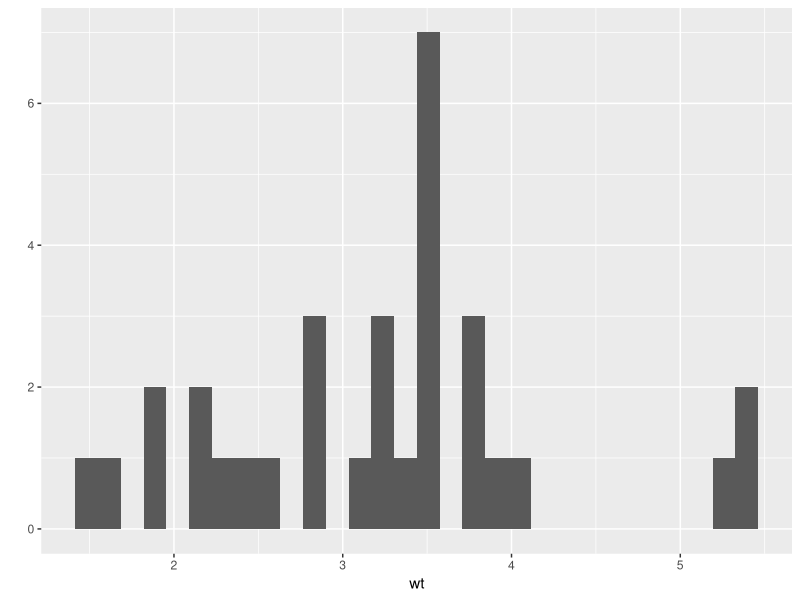
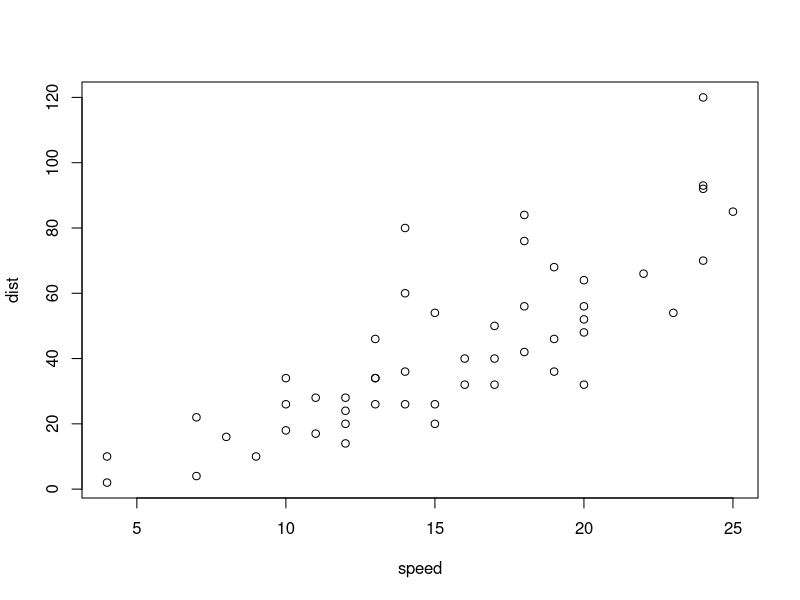

Write R code to recreate these figures, in order.
## ---- chunk 1
# zum Beispiel
?row.names
## ---- chunk 2
# zeigt alle Observations an
row.names(mtcars)
## ---- chunk 3
# Gibt die Werte der Variable mpg des Datenframes mtcars aus. (Also $ als Symbol).
mtcars$mpg
## ---- chunk 4
# Gibt den Mittelwert der Daten an.
mean(mtcars$mpg)  
## ---- chunk 5
# Gibt den Median der Daten an.
median(mtcars$mpg)
## ---- chunk 6
# Überblick über alle Daten
summary(cars)
## ---- chunk 7
#Zeigt das Verzeichnis an in welchen wir uns befinden.
getwd() 
## ---- chunk 8
# zeigt ein Subset
subset(mtcars, mtcars$mpg<=25 & mtcars$wt<=2.581 )   
## ---- chunk 9
# Zeigt einen Überblick an
summary(mtcars)
## ---- chunk 10
# neue Spalte mit year als überschrifft und 1974 für alle
mtcars$year <- 1974    
## ---- chunk 11
# Spalte löschen
mtcars <- subset(mtcars, select = -year)
## ---- chunk 12
# Ein Beispiel für Konditionen
mtcars$wt
cond <- mtcars$wt < 3
cond
mtcars$weight_class <- ifelse(cond, 'light', 'average')
mtcars$weight_class
cond <- mtcars$wt > 3.5
mtcars$weight_class <- ifelse(cond, 'heavy', mtcars$weight_class)
mtcars$weight_class
## ---- chunk 13
# entfernt code aus dem arbeitsbereich
rm(cond)
rm(efficient)
## ---- chunk 14
# zeigt die Anzahl der Fahrzeuge mit bestimmten Werten an
table(mtcars$mpg)
## ---- chunk 15
#install.packages('ggplot2', dependencies = T)
library(ggplot2)
qplot(data= mtcars, x=wt)

## ---- chunk 16
a <- c(1,2,5.3,6,-2,4) # numeric vector
b <- c("one","two","three") # character vector
c <- c(TRUE,TRUE,TRUE,FALSE,TRUE,FALSE) #logical vector
## ---- chunk 17
# generates 5 x 4 numeric matrix 
y<-matrix(1:20, nrow=5,ncol=4)

# another example
cells <- c(1,26,24,68)
rnames <- c("R1", "R2")
cnames <- c("C1", "C2") 
mymatrix <- matrix(cells, nrow=2, ncol=2, byrow=TRUE,
  dimnames=list(rnames, cnames))
mymatrix[]

## ---- chunk 18
d <- c(1,2,3,4)
e <- c("red", "white", "red", NA)
f <- c(TRUE,TRUE,TRUE,FALSE)
mydata <- data.frame(d,e,f)
names(mydata) <- c("ID","Color","Passed") # variable names
mydata
## ---- chunk 19
# example of a list with 4 components - 
# a string, a numeric vector, a matrix, and a scaler 
w <- list(name="Fred", mynumbers=a, mymatrix=y, age=5.3)
## ---- chunk 20
# variable gender with 20 "male" entries and 
# 30 "female" entries 
gender <- c(rep("male",20), rep("female", 30)) 
gender <- factor(gender) 
# stores gender as 20 1s and 30 2s and associates
# 1=female, 2=male internally (alphabetically)
# R now treats gender as a nominal variable 
summary(gender)

## ---- chunk 21
# variable rating coded as "large", "medium", "small'
rating <- c(rep("large"), rep("medium"), rep("small"))
rating <- ordered(rating)

summary(rating)
# recodes rating to 1,2,3 and associates
# 1=large, 2=medium, 3=small internally
# R now treats rating as ordinal
## ---- chunk 22
length(mtcars) # number of the variables or components
str(mtcars)    # structure of an object 
class(mtcars$wt)  # class or type of an object
class(mtcars) # many options
names(mtcars) # names of the Variables

mtcars     # prints the object mtcars
ls()   # list current objects

## ---- chunk 23
# This code chunk is evaluated
# and the source code is displayed.
# However, the results are hidden.

x <- "Hello World"
y <- "!"
cat(c(x, rep(y,3)), sep="")

## ---- chunk 24
plot(cars)
## ---- chunk 25
 # The R command prompt is shown.
 
x <- rnorm(1000, mean=100, sd=5)
y <- rnorm(1000, mean=100, sd=5)

